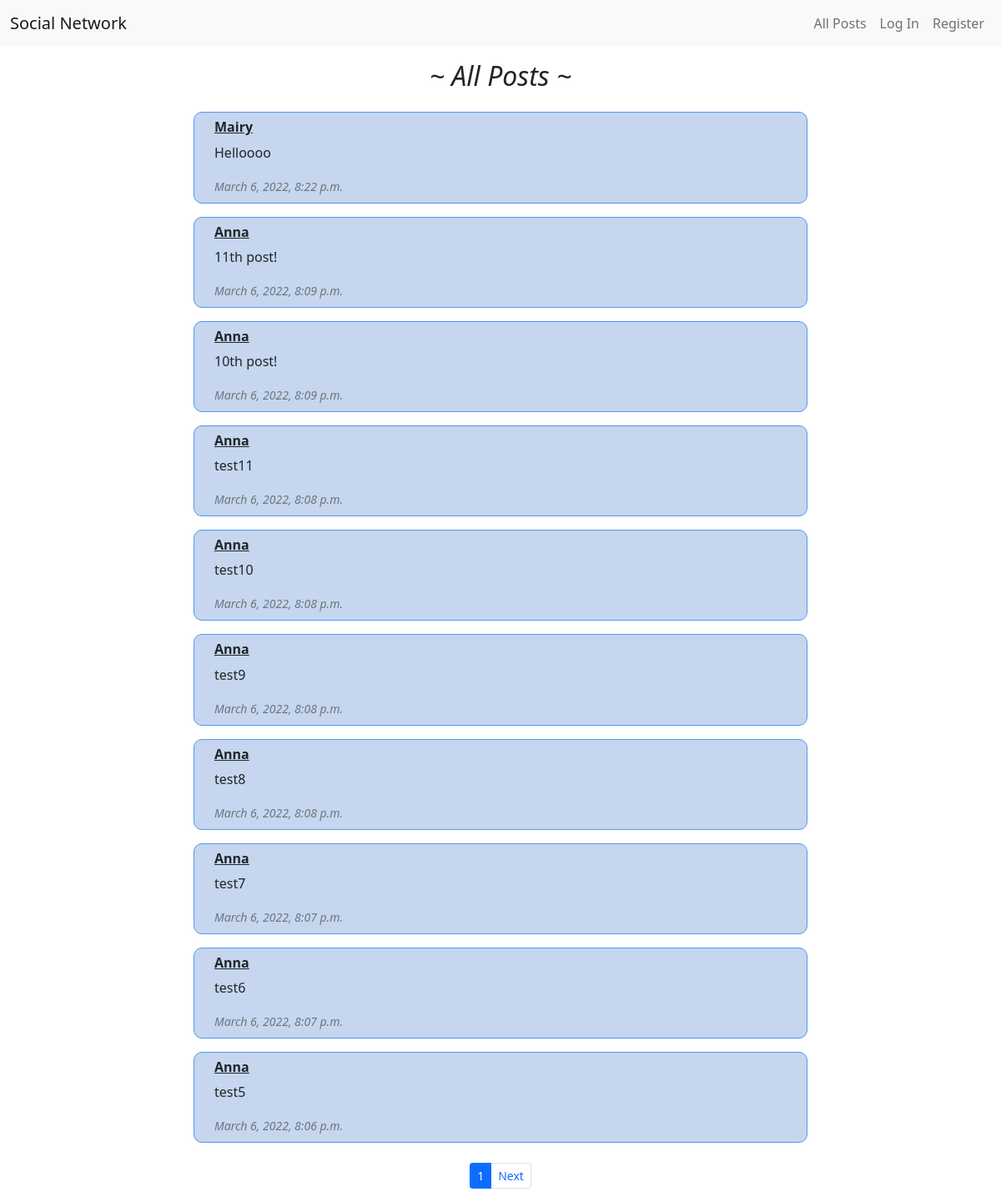
The page /posts on the database its author committed.
### network/models.py (models this page shows, shortened)
class Post(models.Model):
    owner = models.ForeignKey(User, on_delete=models.SET_NULL, null=True, related_name="post_owner")
    description = models.CharField(max_length = 2000)
    created_at = models.DateTimeField(auto_now_add=True)
    likes = models.IntegerField(default=0)
    liked = models.ManyToManyField(User, default=None, blank=True, related_name="post_likes")
    class Meta:
        ordering = ['-created_at']

class User(AbstractUser):
    pass

### network/views.py (the view)
# urls.py: path("posts", views.post_view, name="all_posts"),
def post_view (request):
    form = NewPost(request.POST)
    if request.method == "POST":
        if form.is_valid():
            newForm = form.save(commit=False)
            newForm.owner = request.user
            newForm.save()
    posts = Post.objects.all()
    paginator = Paginator(posts,10)
    page_number = request.GET.get('page')
    page_obj = paginator.get_page(page_number)
    context = { 'post': NewPost(), 'posts': page_obj }
    return render(request, "network/post.html", context)

### network/templates/network/post.html (shortened to what this page needs)
{% extends "network/layout.html" %}
{% load static %}
{% block body %}
<div class="container">
    <h2 class="text-center my-3"><i>~ All Posts ~</i></h2>
    <div class="row justify-content-center mb-2 mt-4">
        <div class="col-md-8">
            {% for post in posts.object_list %}
                <div class="container mb-3 pt-2 pb-2 post_div">
                    <div>
                    <h6><strong><a href="{% url 'profile' post.owner.username %}" class="text-dark">{{ post.owner }}</a></strong></h6>
                    </div>
                    <div>
                        <p id="post-content{{ post.id }}">{{ post.description }}</p>
                        <small class="text-muted"><i>{{ post.created_at }}</i></small>
                    </div>
                </div>
            {% endfor %}
        </div>
    </div>
</div>
{% include "network/pagination.html" %}
{% endblock %}

### network/static/network/styles.css (style rules this page uses)
.post_div { text-align: left; border: thin solid #5395f1; background-color:#c5d6ee; border-radius:10px; }

### rows shown on the page
Post: owner "Mairy", description "Helloooo", created_at "March 6, 2022, 8:22 p.m."
Post: owner "Anna", description "11th post!", created_at "March 6, 2022, 8:09 p.m."
Post: owner "Anna", description "10th post!", created_at "March 6, 2022, 8:09 p.m."
Post: owner "Anna", description "test11", created_at "March 6, 2022, 8:08 p.m."
Post: owner "Anna", description "test10", created_at "March 6, 2022, 8:08 p.m."
Post: owner "Anna", description "test9", created_at "March 6, 2022, 8:08 p.m."
Post: owner "Anna", description "test8", created_at "March 6, 2022, 8:08 p.m."
Post: owner "Anna", description "test7", created_at "March 6, 2022, 8:07 p.m."
Post: owner "Anna", description "test6", created_at "March 6, 2022, 8:07 p.m."
Post: owner "Anna", description "test5", created_at "March 6, 2022, 8:06 p.m."

### other values the page prints
{{ posts.number }} "1"
